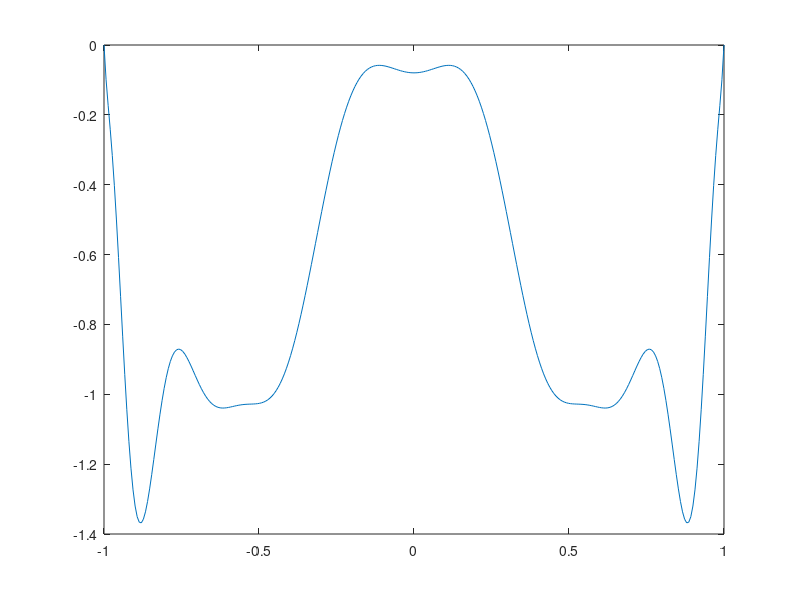

This chart was generated by the following MATLAB code:
clc; clear;
% a=importdata("uz.csv");
% a([10,11,47,44,53:55],:)=[];
% a=[-1.1,0;a;1.1,0];

a=importdata("uzE.csv");
a([1,74,39],:)=[];
a=[-1.1,0;a;1.1,0];


clf;
plot(a(:,1),a(:,2));
hold on;
text(a(:,1),a(:,2),num2str([1:length(a)]'))
%%
clf;
x=a(:,1)/1.1; y=a(:,2);
plot(x,y);

hold on;
%
clf;
n=20
xch=-cos(linspace(0,pi,n+1));
T=cos(acos(xch')*[0:n]);
ac=T\interp1(x,y,xch)';
ac(2:2:end)=0;

n2=300;
xch2=(linspace(-1,1,n2));
T2=cos(acos(xch2')*[0:n]);
y2=T2*ac;
plot(xch2,y2)
% stem(xch2,y2)
%%
ac(1:2:end)'